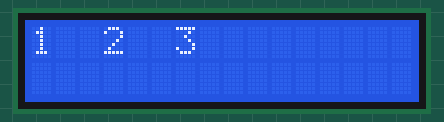
Recording of a sketch running on a simulated Arduino Uno, built with avr-gcc and run on an emulated ATmega328P. On the bench: 16×2 character LCD. Wiring (inferred from the names in the program): character LCD (HD44780): RS pin 8; E pin 9; data pin 4, pin 5, pin 6, pin 7. What the sketch prints to the serial monitor is not drawn.

Above: at 0.1 s.
At 2.1 s:
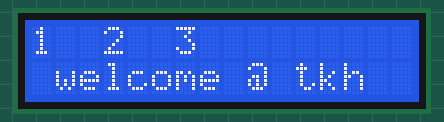
At 4.2 s:
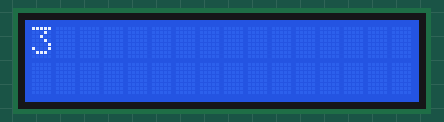

The sketch:

main.ino
```cpp
#define F_CPU 16000000UL
#include <avr/io.h>
#include <util/delay.h>
#include <string.h>
#include <ctype.h>
#include "uart.h"
#include "led.h"
#include "push_button.h"
#include "lcd.h"

static uint8_t lastButtonState = 1;

// for checking converts all letters in string to lowercase to avoid test case errors
void toLowerString(char *str)
{
    for(uint8_t i=0; str[i]; i++)
        str[i] = (char)tolower((unsigned char)str[i]);
}

// sends "ready" message to show system is initialized and ready to stert
void sendReadySignal(void)
{
    UART_TransmitString("READY\r\n");
}
// initializes all peripherals and shows welcome message on lcd
void setup(void)
{
    UART_Init(9600);
    LED_Init();
    Button_Init();
    LCD_Init();

    LCD_SetCursor(0,0);
    LCD_String("1  2  3");
    _delay_ms(2000);
    LCD_SetCursor(2,1);
    LCD_String("welcome @ tkh");
    _delay_ms(2000);
    LCD_Clear();

    sendReadySignal();
}

void loop(void)
{
    uint8_t buttonState = Button_Read();
    // detects changing in button state
    if (buttonState != lastButtonState)
    {
        if (buttonState == 0)
        {
            UART_TransmitString("BUTTON_PRESSED\r\n");
            LCD_Clear();
            LCD_SetCursor(0,0);
            LCD_String("3");
        }
        else
        {
            UART_TransmitString("BUTTON_RELEASED\r\n");
            LCD_Clear();
            LCD_SetCursor(0,0);
            LCD_String("4");
        }
        lastButtonState = buttonState;
    }


    if (UART_DataAvailable())
    {
        char buffer[20] = {0};
        uint8_t i = 0;
        _delay_ms(2);

        // reads uart input until newline or space
        while (UART_DataAvailable() && i < sizeof(buffer) - 1)
        {
            char c = UART_ReceiveChar();
            if (c == '\r' || c == '\n' || c == ' ')
                continue;
            buffer[i++] = c;
        }
        buffer[i] = '\0';
        toLowerString(buffer);

        // processes received commands
        if (i > 0)
        {
            if (strcmp(buffer, "on") == 0)
            {
                LED_On();
                UART_TransmitString("led turned on\r\n");
                LCD_Clear();
                LCD_SetCursor(0,0);
                LCD_String("1");
            }
            else if (strcmp(buffer, "of") == 0)
            {
                LED_Off();
                UART_TransmitString("led turned off\r\n");
                LCD_Clear();
                LCD_SetCursor(0,0);
                LCD_String("2");
            }
            else
            {
                UART_TransmitString("invalid command\r\n");
                LCD_Clear();
                LCD_SetCursor(0,0);
                LCD_String("invalid");
            }
        }

        // clears extra data from uart buffer
        while (UART_DataAvailable())
            (void)UART_ReceiveChar();
    }

    _delay_ms(50);
}

int main(void)
{
    setup();
    while (1)
    {
        loop();
    }
}
```

led.h
```cpp
#ifndef LED_H_
#define LED_H_

#include "gpio.h"

#define LED_PORT PORTB
#define LED_DDR  DDRB
#define LED_PIN  PB0

void LED_Init(void);
void LED_On(void);
void LED_Off(void);

#endif
```

led.ino
```cpp
#include "led.h"

// make led pin >> Output and start in state off
void LED_Init(void)
{
    GPIO_PinMode(&LED_DDR, LED_PIN, OUTPUT);
    LED_Off();
}

// led turn on
void LED_On(void)
{
    GPIO_DigitalWrite(&LED_PORT, LED_PIN, 1);
}

// led turn off
void LED_Off(void)
{
    GPIO_DigitalWrite(&LED_PORT, LED_PIN, 0);
}
```

push_button.h
```cpp
#ifndef PUSH_BUTTON_H_
#define PUSH_BUTTON_H_

#include <stdint.h>

#define BUTTON_PORT   PORTB
#define BUTTON_DDR    DDRB
#define BUTTON_PIN    PB1
#define BUTTON_PINREG PINB

void Button_Init(void);
uint8_t Button_Read(void);

#endif
```

push_button.ino
```cpp
#include "push_button.h"
#include <avr/io.h>
#include <util/delay.h>

// initializes push button >> input and enalbe the pull-up.
void Button_Init(void)
{    BUTTON_DDR &= ~(1 << BUTTON_PIN);
    BUTTON_PORT |= (1 << BUTTON_PIN);
}

// reads button_state and returns 1 if released else return 0 {Pressed}
uint8_t Button_Read(void)
{
    uint8_t button_state = (BUTTON_PINREG & (1 << BUTTON_PIN)) ? 1 : 0;

    if (button_state == 0)
    {
        _delay_ms(20);
        button_state = (BUTTON_PINREG & (1 << BUTTON_PIN)) ? 1 : 0;
    }

    return button_state;
}
```

uart.h
```cpp
#ifndef UART_H_
#define UART_H_

#include <avr/io.h>
#include <stdint.h>

void UART_Init(unsigned long baudrate);
void UART_TransmitChar(char data);
void UART_TransmitString(const char *str);
char UART_ReceiveChar(void);
uint8_t UART_DataAvailable(void);

#endif
```

uart.ino
```cpp
#define F_CPU 16000000UL
#include <avr/io.h>
#include <util/delay.h>
#include "uart.h"

/*
 * initialzed uart and set the baud rate ,  set-up the transmitter, receiver and the  frame format.
 */
void UART_Init(unsigned long baudrate)
{
    uint16_t ubrr = (F_CPU / (16UL * baudrate)) - 1;
    UBRR0H = ubrr >> 8;
    UBRR0L = ubrr;
    UCSR0B = (1 << TXEN0) | (1 << RXEN0);
    UCSR0C = (1 << UCSZ01) | (1 << UCSZ00);
}

/*
 * send a character through uart then >> wait when the buffer is ready
 */
void UART_TransmitChar(char data)
{
    while (!(UCSR0A & (1 << UDRE0)));
    UDR0 = data;
}

/*
 * sending string via UART and send the char sequentially until to the end
 */
void UART_TransmitString(const char *str)
{
    while (*str)
        UART_TransmitChar(*str++);
    _delay_ms(2);
}

/*
 *  recieve a single character from the UART and blocks until data is available.
 */
char UART_ReceiveChar(void)
{
    while (!(UCSR0A & (1 << RXC0)));
    return UDR0;
}

/*
 *check uart recieved then return 1 if data avilable else return 0
 */
uint8_t UART_DataAvailable(void)
{
    if (UCSR0A & (1 << RXC0))
        return 1;
    else
        return 0;
}
```

LCD.h
```cpp
#ifndef LCD_H_
#define LCD_H_

#include <avr/io.h>
#include <util/delay.h>
#include <stdint.h>

#define LCD_RS PB0
#define LCD_EN PB1
#define LCD_D4 PD4
#define LCD_D5 PD5
#define LCD_D6 PD6
#define LCD_D7 PD7

void LCD_Init(void);
void LCD_Command(uint8_t cmd);
void LCD_Char(uint8_t data);
void LCD_String(const char *str);
void LCD_Clear(void);
void LCD_SetCursor(uint8_t row, uint8_t col);

#endif
```

LCD.ino
```cpp
#include "lcd.h"

// sends a short enable pulse to the lcd to latch data or commands
static void LCD_PulseEnable(void)
{
    PORTB |= (1 << LCD_EN);
    _delay_us(1);
    PORTB &= ~(1 << LCD_EN);
    _delay_us(100);
}

// sends a 4-bit half byte to the lcd data pins (used for command and data transfer)
static void LCD_SendHalfByte(uint8_t half)
{
    if (half & 0x10) PORTD |= (1 << LCD_D4); else PORTD &= ~(1 << LCD_D4);
    if (half & 0x20) PORTD |= (1 << LCD_D5); else PORTD &= ~(1 << LCD_D5);
    if (half & 0x40) PORTD |= (1 << LCD_D6); else PORTD &= ~(1 << LCD_D6);
    if (half & 0x80) PORTD |= (1 << LCD_D7); else PORTD &= ~(1 << LCD_D7);

    LCD_PulseEnable();
}

// sends a command byte to the lcd (like clear or set cursor)
void LCD_Command(uint8_t cmd)
{
    PORTB &= ~(1 << LCD_RS);
    LCD_SendHalfByte(cmd & 0xF0);
    LCD_SendHalfByte(cmd << 4);
    _delay_ms(2);
}

// displays a single character on the lcd
void LCD_Char(uint8_t data)
{
    PORTB |= (1 << LCD_RS);
    LCD_SendHalfByte(data & 0xF0);
    LCD_SendHalfByte(data << 4);
    _delay_ms(2);
}

// displays a full string starting from the current cursor position
void LCD_String(const char *str)
{
    while (*str)
        LCD_Char(*str++);
}

// clears all content on the lcd screen
void LCD_Clear(void)
{
    LCD_Command(0x01);
    _delay_ms(2);
}

// moves the lcd cursor to the given row and column
void LCD_SetCursor(uint8_t row, uint8_t col)
{
    uint8_t addr = (row == 0 ? 0x00 : 0x40) + col;
    LCD_Command(0x80 | addr);
}

// initializes the lcd in 4-bit mode and sets display configuration
void LCD_Init(void)
{
    DDRB |= (1 << LCD_RS) | (1 << LCD_EN);
    DDRD |= (1 << LCD_D4) | (1 << LCD_D5) | (1 << LCD_D6) | (1 << LCD_D7);

    _delay_ms(20);

    LCD_Command(0x33);
    LCD_Command(0x32);
    LCD_Command(0x28);
    LCD_Command(0x0C);
    LCD_Command(0x06);
    LCD_Clear();
}
```

gpio.h
```cpp
#ifndef GPIO_H_
#define GPIO_H_

#include <avr/io.h>
#include <stdint.h>

#define INPUT  0
#define OUTPUT 1

void GPIO_PinMode(volatile uint8_t *ddr_reg, uint8_t pin_number, uint8_t pin_mode);
void GPIO_DigitalWrite(volatile uint8_t *output_port, uint8_t pin_number, uint8_t pin_value);
uint8_t GPIO_DigitalRead(volatile uint8_t *pin_reg, uint8_t pin_number);

#endif
```

gpio.ino
```cpp
#include "gpio.h"

// sets a pin as input or output using a pointer to the ddr register
void GPIO_PinMode(volatile uint8_t *ddr_reg, uint8_t pin_number, uint8_t pin_mode)
{
    if (pin_mode == OUTPUT)
        *ddr_reg |= (1 << pin_number);
    else
        *ddr_reg &= ~(1 << pin_number);
}

// writes high or low to a pin using a pointer to the port register
void GPIO_DigitalWrite(volatile uint8_t *output_port, uint8_t pin_number, uint8_t pin_value)
{
    if (pin_value)
        *output_port |= (1 << pin_number);
    else
        *output_port &= ~(1 << pin_number);
}

// reads pin state using a pointer to the pin register; returns 1 if high or 0 if low
uint8_t GPIO_DigitalRead(volatile uint8_t *pin_reg, uint8_t pin_number)
{
    if (*pin_reg & (1 << pin_number))
        return 1;
    else
        return 0;
}
```

Measured:
- what the display in image 0 shows lasts 2.0 s, from 0.1 s to 2.1 s
